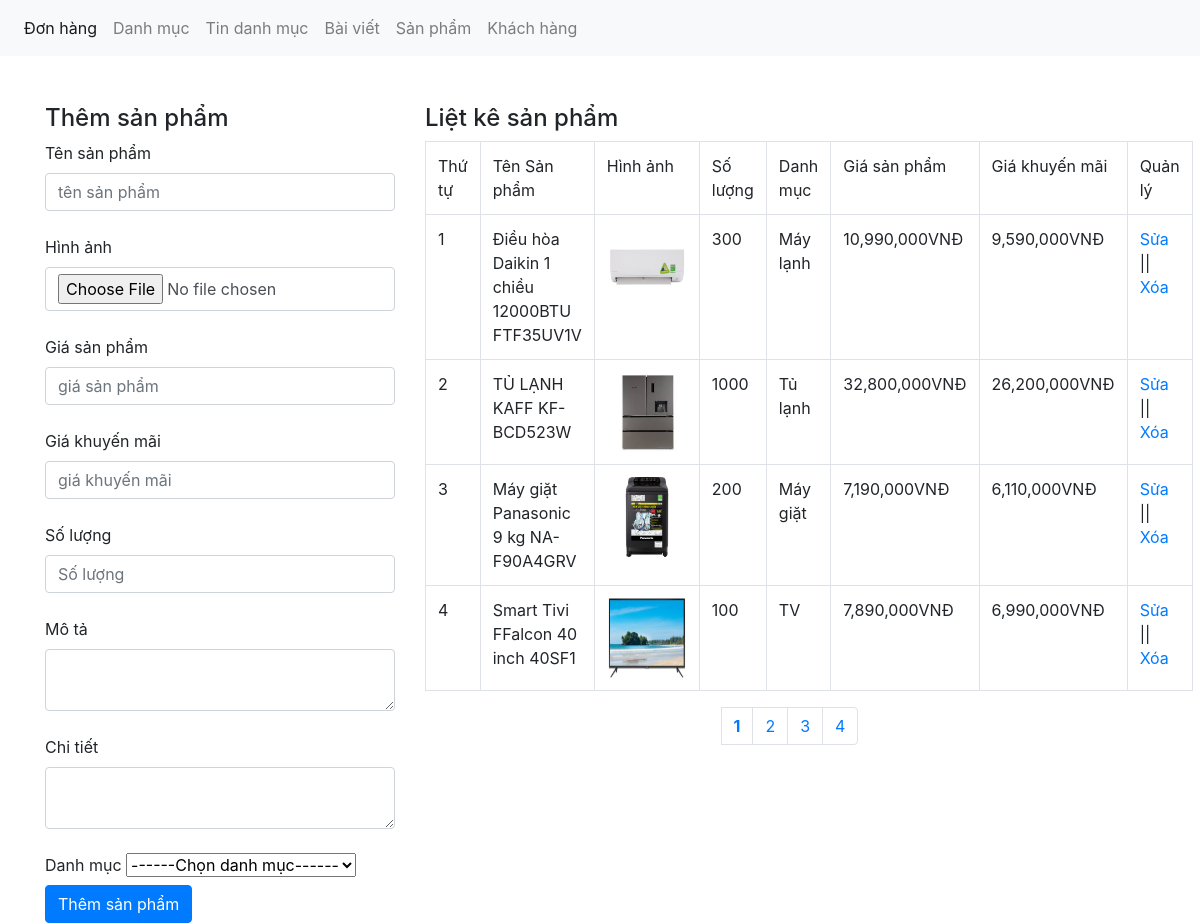
The page /webduan/admin/xulysanpham.php on the database its author committed.
### tables this page shows
CREATE TABLE `tbl_sanpham` (
  `sanpham_id` int(11) NOT NULL,
  `category_id` int(11) NOT NULL,
  `sanpham_name` varchar(255) NOT NULL,
  `sanpham_chitiet` text NOT NULL,
  `sanpham_mota` text NOT NULL,
  `sanpham_gia` varchar(100) NOT NULL,
  `sanpham_giakhuyenmai` varchar(100) NOT NULL,
  `sanpham_active` int(11) NOT NULL,
  `sanpham_hot` int(11) NOT NULL,
  `sanpham_soluong` int(11) NOT NULL,
  `sanpham_image` varchar(50) NOT NULL
);

CREATE TABLE `tbl_category` (
  `category_id` int(11) NOT NULL,
  `category_name` varchar(50) NOT NULL
);

### webduan/admin/xulysanpham.php (the view, shortened to what this page needs)
<?php
    include("../db/connect.php");
?>
<!DOCTYPE html>
<html lang=en>
    <head>
        <link href="../css/bootstrap.css" rel="stylesheet" type="text/css" media="all" />
    </head>
    <body>
    <nav class="navbar navbar-expand-lg navbar-light bg-light">
            <div class="collapse navbar-collapse" id="navbarNav">
                <ul class="navbar-nav">
                <li class="nav-item active">
                    <a class="nav-link" href="xulydonhang.php">Đơn hàng <span class="sr-only">(current)</span></a>
                </li>
                <li class="nav-item">
                    <a class="nav-link" href="xulydanhmuc.php">Danh mục</a>
                </li>
                <li class="nav-item">
                <a class="nav-link" href="xulydanhmuctin.php">Tin danh mục</a>
                </li>
                <li class="nav-item">
                    <a class="nav-link" href="xulybaiviet.php">Bài viết</a>
                </li>
                <li class="nav-item">
                    <a class="nav-link" href="xulysanpham.php">Sản phẩm</a>
                </li>
                <li class="nav-item">
                    <a class="nav-link" href="xulykhachhang.php">Khách hàng</a>
                </li>
                </ul>
            </div>
        </nav>
        <br><br>
        <div class="container">
            <div class="row">
                <?php
                    if(isset($_GET['quanly']) == 'sua'){
                        $id_sua = $_GET['sua_id'];
                        $sql_sua = mysqli_query($con,"SELECT * FROM tbl_sanpham WHERE sanpham_id = '$id_sua'");
                        $row_sua = mysqli_fetch_array($sql_sua);
                        $id_category_sua = $row_sua['category_id'];
                        ?>
                        <div class="col-md-4">
                            <h4>Sửa sản phẩm</h4>
                            <form action="" method="POST" enctype="multipart/form-data">
                                <label>Tên sản phẩm</label>
                                <input type="text" class="form-control" name="tensanpham" value="<?php echo $row_sua['sanpham_name'] ?>"></br>
                                <input type="hidden" class="form-control" name="id_update" value="<?php echo $row_sua['sanpham_id'] ?>"></br>
                                <label>Hình ảnh</label>
                                <input type="file" class="form-control" name="hinhanh" /></br>
                                <img src="../uploads/<?php echo $row_sua['sanpham_image'];?>" width="80" height="100" /></br>
                                <label>Giá sản phẩm</label>
                                <input type="text" class="form-control" name="giasanpham" value="<?php echo $row_sua['sanpham_gia']; ?>"/></br>
                                <label>Giá khuyến mãi</label>
                                <input type="text" class="form-control" name="giakhuyenmai" value="<?php echo $row_sua['sanpham_giakhuyenmai']; ?>"/></br>
                                <label>Số lượng</label>
                                <input type="text" class="form-control" name="soluong" value="<?php echo $row_sua['sanpham_soluong'] ?>" /></br>
                                <label>Mô tả</label>
                                <textarea class="form-control" rows="10" name="mota" ><?php echo $row_sua['sanpham_mota']; ?></textarea></br>
                                <label>Chi tiết</label>
                                <textarea class="form-control" rows="10" name="chitiet" ><?php echo $row_sua['sanpham_chitiet']; ?></textarea></br>
                                <label>Danh mục</label>
                                <?php
                                    $sql_danhmuc = mysqli_query($con,"SELECT * FROM tbl_category ORDER BY category_id DESC");
                                ?>
                                <select name="danhmuc">
                                    <option value="0">------Chọn danh mục------</option>
                                    <?php
                                        while($row_danhmuc = mysqli_fetch_array($sql_danhmuc)){
                                            if($id_category_sua == $row_danhmuc['category_id']){
                                    ?>
                                    <option selected value="<?php echo $row_danhmuc['category_id'];?>">
                                    <?php echo $row_danhmuc['category_name']; ?></option>
                                    <?php
                                    }else{
                                    ?>
                                        <option selected value="<?php echo $row_danhmuc['category_id'];?>">
                                        <?php echo $row_danhmuc['category_name']; ?></option>
                                    <?php
                                        }
                                    }
                                    ?>
                                </select>
                                <input type="submit" name="suasanpham" value="Sửa sản phẩm" class="btn btn-default"/>
                            </form>
                        </div>
                        <?php
                            }else{
                        ?>
                        <div class="col-md-4">
                            <h4>Thêm sản phẩm</h4>
                            <form action="" method="POST" enctype="multipart/form-data">
                                <label>Tên sản phẩm</label>
                                <input type="text" class="form-control" name="tensanpham" placeholder="tên sản phẩm" ></br>
                                <label>Hình ảnh</label>
                                <input type="file" class="form-control" name="hinhanh" /></br>
                                <label>Giá sản phẩm</label>
                                <input type="text" class="form-control" name="giasanpham" placeholder="giá sản phẩm" /></br>
                                <label>Giá khuyến mãi</label>
                                <input type="text" class="form-control" name="giakhuyenmai" placeholder="giá khuyến mãi" /></br>
                                <label>Số lượng</label>
                                <input type="text" class="form-control" name="soluong" placeholder="Số lượng" /></br>
                                <label>Mô tả</label>
                                <textarea class="form-control" name="mota" ></textarea></br>
                                <label>Chi tiết</label>
                                <textarea class="form-control" name="chitiet" ></textarea></br>
                                <label>Danh mục</label>
                                <select name="danhmuc">
                                    <option value="0">------Chọn danh mục------</option>
                                </select>
                                <input type="submit" name="themsanpham" value="Thêm sản phẩm" class="btn btn-primary"/>
                            </form>
                        </div>
                <?php
                    }
                ?>
                <div class="col-md-8">
                    <h4>Liệt kê sản phẩm</h4>
                    <?php
                     $item_per_page = !empty($_GET['per_page']) ? $_GET['per_page'] : 4 ;
                     $current_page = !empty($_GET['page']) ? $_GET['page'] : 1 ;
                     $offset = ($current_page - 1) * $item_per_page;
                        $sql_select_sp = mysqli_query($con,"SELECT * FROM tbl_sanpham,tbl_category
                        WHERE tbl_sanpham.category_id = tbl_category.category_id ORDER BY tbl_sanpham.sanpham_id DESC LIMIT ".$item_per_page." OFFSET ".$offset." ");
                    ?>
                    <table class="table table-bordered">
                        <tr>
                            <td>Thứ tự</td>
                            <td>Tên Sản phẩm</td>
                            <td>Hình ảnh</td>
                            <td>Số lượng</td>
                            <td>Danh mục</td>
                            <td>Giá sản phẩm</td>
                            <td>Giá khuyến mãi</td>
                            <td>Quản lý</td>
                        </tr>
                        <?php
                            $i = 0;
                            while($row_sp = mysqli_fetch_array($sql_select_sp)){
                                $i++;
                        ?>
                            <tr>
                                <td><?php echo $i;?></td>
                                <td><?php echo $row_sp['sanpham_name'] ;?></td>
                                <td><img src="../uploads/<?php echo $row_sp['sanpham_image'] ;?>" height="80" width="80" /></td>
                                <td><?php echo $row_sp['sanpham_soluong'] ;?></td>
                                <td><?php echo $row_sp['category_name'] ;?></td>
                                <td><?php echo number_format($row_sp['sanpham_gia']).'VNĐ';?></td>
                                <td><?php echo number_format($row_sp['sanpham_giakhuyenmai']).'VNĐ' ;?></td>
                                <td><a href="xulysanpham.php?quanly=sua&sua_id=<?php echo $row_sp['sanpham_id'] ;?>">Sửa</a>
                                || <a href="?xoa=<?php echo $row_sp['sanpham_id'] ;?>">Xóa</a></td>
                            </tr>
                         <?php
                            }
                        ?>
                    </table>
                    <?php
                        include 'pagination.php';
                    ?>
                </div>
            </div>
        </div>
    </body>
</html>

### rows shown on the page
tbl_sanpham: sanpham_name "Điều hòa Daikin 1 chiều 12000BTU FTF35UV1V", sanpham_image (picture), sanpham_soluong "300", category.category_name "Máy lạnh", sanpham_gia "10,990,000", sanpham_giakhuyenmai "9,590,000"
tbl_sanpham: sanpham_name "TỦ LẠNH KAFF KF-BCD523W", sanpham_image (picture), sanpham_soluong "1000", category.category_name "Tủ lạnh", sanpham_gia "32,800,000", sanpham_giakhuyenmai "26,200,000"
tbl_sanpham: sanpham_name "Máy giặt Panasonic 9 kg NA-F90A4GRV", sanpham_image (picture), sanpham_soluong "200", category.category_name "Máy giặt", sanpham_gia "7,190,000", sanpham_giakhuyenmai "6,110,000"
tbl_sanpham: sanpham_name "Smart Tivi FFalcon 40 inch 40SF1", sanpham_image (picture), sanpham_soluong "100", category.category_name "TV", sanpham_gia "7,890,000", sanpham_giakhuyenmai "6,990,000"
